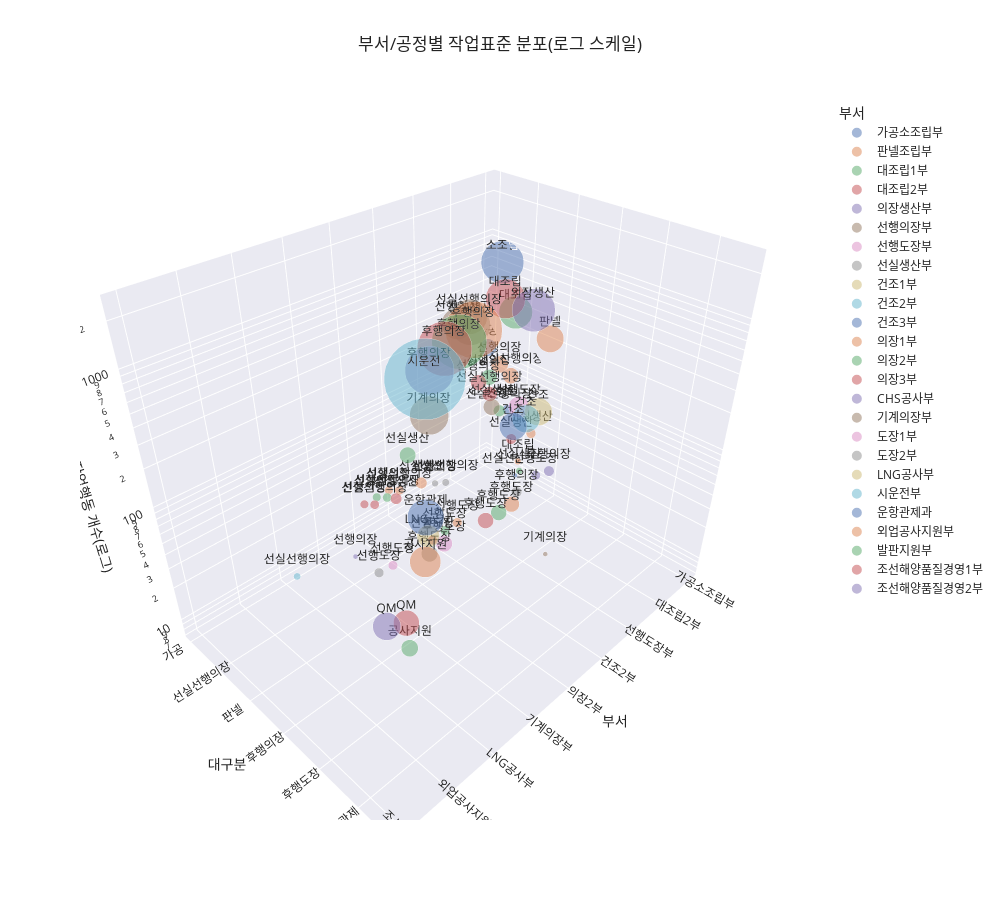

Here is the notebook cell this chart was saved with:
### Code cell
fig = px.scatter_3d(
    data_frame=dff4,
    x='부서',
    y='대구분',
    z='WORK_ACT',
    color="부서",
#     color_discrete_sequence=['magenta', 'green'],
    # color_discrete_map={'Europe': 'black', 'Africa': 'yellow'},
    opacity=0.5,              # opacity values range from 0 to 1
#     symbol='대구분',            # symbol used for bubble
    symbol_map={"기능": "square-open"},
    size='WORK_ACT',       # size of bubble
    text='대구분',
    size_max=80,              # set the maximum mark size when using size
    log_z=True,  # you can also set log_y and log_z as a log scale
#     range_z=[9,13],           # you can also set range of range_y and range_x
    template='seaborn',         # 'ggplot2', 'seaborn', 'simple_white', 'plotly',
                                # 'plotly_white', 'plotly_dark', 'presentation',
                                # 'xgridoff', 'ygridoff', 'gridon', 'none'
    title='부서/공정별 작업표준 분포(로그 스케일)',
    labels={'WORK_ACT': '작업행동 개수(로그)'},
    hover_data={'부서': False},
    # hover_data={'Continent': False, 'GDP per capita': ':.1f'},
    hover_name='부서',        # values appear in bold in the hover tooltip
    height=900,                 # height of graph in pixels
    width=1000,
    # animation_frame='Year',   # assign marks to animation frames
#     range_x=[-5,30],
#     range_z=[0,250],
#     range_y=[0,30]

)

# fig.update_traces(showlegend=False, selector=dict(type='scatter3d'))
fig.update_traces(legendgroup="", selector=dict(type='scatter3d'))
fig.update_traces(marker_symbol="circle", selector=dict(type='scatter3d'))
##( "circle" | "circle-open" | "square" | "square-open" | "diamond" | "diamond-open" | "cross" | "x" )

pio.show(fig)
title="부서_공정별 작업표준 분포(로그 스케일)"
fig.write_html("./results/{}.html".format(title))

### Figure 1 — Plotly figure (JSON) as saved in the notebook; plotly's stock layout.template omitted (floating-point values rounded to 4 significant figures)
{"data": [{"customdata": [["가공소조립부"], ["가공소조립부"], ["가공소조립부"], ["가공소조립부"]], "hovertemplate": "<b>%{hovertext}</b><br><br>대구분=%{text}<br>작업행동 개수(로그)=%{marker.size}<extra></extra>", "hovertext": ["가공소조립부", "가공소조립부", "가공소조립부", "가공소조립부"], "legendgroup": "", "marker": {"color": "rgb(76,114,176)", "opacity": 0.5, "size": [107, 650, 34, 8], "sizemode": "area", "sizeref": 0.3731, "symbol": "circle"}, "mode": "markers+text", "name": "가공소조립부", "scene": "scene", "showlegend": true, "text": ["가공", "소조립", "선행의장", "선실선행의장"], "type": "scatter3d", "x": ["가공소조립부", "가공소조립부", "가공소조립부", "가공소조립부"], "y": ["가공", "소조립", "선행의장", "선실선행의장"], "z": [107, 650, 34, 8]}, {"customdata": [["판넬조립부"], ["판넬조립부"], ["판넬조립부"], ["판넬조립부"], ["판넬조립부"]], "hovertemplate": "<b>%{hovertext}</b><br><br>대구분=%{text}<br>작업행동 개수(로그)=%{marker.size}<extra></extra>", "hovertext": ["판넬조립부", "판넬조립부", "판넬조립부", "판넬조립부", "판넬조립부"], "legendgroup": "", "marker": {"color": "rgb(221,132,82)", "opacity": 0.5, "size": [15, 103, 91, 33, 265], "sizemode": "area", "sizeref": 0.3731, "symbol": "circle"}, "mode": "markers+text", "name": "판넬조립부", "scene": "scene", "showlegend": true, "text": ["대조립", "선행의장", "선실선행의장", "선실생산", "판넬"], "type": "scatter3d", "x": ["판넬조립부", "판넬조립부", "판넬조립부", "판넬조립부", "판넬조립부"], "y": ["대조립", "선행의장", "선실선행의장", "선실생산", "판넬"], "z": [15, 103, 91, 33, 265]}, {"customdata": [["대조립1부"], ["대조립1부"], ["대조립1부"], ["대조립1부"]], "hovertemplate": "<b>%{hovertext}</b><br><br>대구분=%{text}<br>작업행동 개수(로그)=%{marker.size}<extra></extra>", "hovertext": ["대조립1부", "대조립1부", "대조립1부", "대조립1부"], "legendgroup": "", "marker": {"color": "rgb(85,168,104)", "opacity": 0.5, "size": [398, 88, 48, 16], "sizemode": "area", "sizeref": 0.3731, "symbol": "circle"}, "mode": "markers+text", "name": "대조립1부", "scene": "scene", "showlegend": true, "text": ["대조립", "선행의장", "선실선행의장", "선실생산"], "type": "scatter3d", "x": ["대조립1부", "대조립1부", "대조립1부", "대조립1부"], "y": ["대조립", "선행의장", "선실선행의장", "선실생산"], "z": [398, 88, 48, 16]}, {"customdata": [["대조립2부"], ["대조립2부"], ["대조립2부"], ["대조립2부"]], "hovertemplate": "<b>%{hovertext}</b><br><br>대구분=%{text}<br>작업행동 개수(로그)=%{marker.size}<extra></extra>", "hovertext": ["대조립2부", "대조립2부", "대조립2부", "대조립2부"], "legendgroup": "", "marker": {"color": "rgb(196,78,82)", "opacity": 0.5, "size": [559, 88, 78, 38], "sizemode": "area", "sizeref": 0.3731, "symbol": "circle"}, "mode": "markers+text", "name": "대조립2부", "scene": "scene", "showlegend": true, "text": ["대조립", "선행의장", "선실선행의장", "선실생산"], "type": "scatter3d", "x": ["대조립2부", "대조립2부", "대조립2부", "대조립2부"], "y": ["대조립", "선행의장", "선실선행의장", "선실생산"], "z": [559, 88, 78, 38]}, {"customdata": [["의장생산부"], ["의장생산부"], ["의장생산부"]], "hovertemplate": "<b>%{hovertext}</b><br><br>대구분=%{text}<br>작업행동 개수(로그)=%{marker.size}<extra></extra>", "hovertext": ["의장생산부", "의장생산부", "의장생산부"], "legendgroup": "", "marker": {"color": "rgb(129,114,179)", "opacity": 0.5, "size": [665, 30, 38], "sizemode": "area", "sizeref": 0.3731, "symbol": "circle"}, "mode": "markers+text", "name": "의장생산부", "scene": "scene", "showlegend": true, "text": ["의장생산", "선행도장", "후행의장"], "type": "scatter3d", "x": ["의장생산부", "의장생산부", "의장생산부"], "y": ["의장생산", "선행도장", "후행의장"], "z": [665, 30, 38]}, {"customdata": [["선행의장부"], ["선행의장부"], ["선행의장부"], ["선행의장부"]], "hovertemplate": "<b>%{hovertext}</b><br><br>대구분=%{text}<br>작업행동 개수(로그)=%{marker.size}<extra></extra>", "hovertext": ["선행의장부", "선행의장부", "선행의장부", "선행의장부"], "legendgroup": "", "marker": {"color": "rgb(147,120,96)", "opacity": 0.5, "size": [353, 443, 97, 8], "sizemode": "area", "sizeref": 0.3731, "symbol": "circle"}, "mode": "markers+text", "name": "선행의장부", "scene": "scene", "showlegend": true, "text": ["선행의장", "선실선행의장", "선실생산", "기계의장"], "type": "scatter3d", "x": ["선행의장부", "선행의장부", "선행의장부", "선행의장부"], "y": ["선행의장", "선실선행의장", "선실생산", "기계의장"], "z": [353, 443, 97, 8]}, {"customdata": [["선행도장부"]], "hovertemplate": "<b>%{hovertext}</b><br><br>대구분=%{text}<br>작업행동 개수(로그)=%{marker.size}<extra></extra>", "hovertext": ["선행도장부"], "legendgroup": "", "marker": {"color": "rgb(218,139,195)", "opacity": 0.5, "size": [159], "sizemode": "area", "sizeref": 0.3731, "symbol": "circle"}, "mode": "markers+text", "name": "선행도장부", "scene": "scene", "showlegend": true, "text": ["선행도장"], "type": "scatter3d", "x": ["선행도장부"], "y": ["선행도장"], "z": [159]}, {"customdata": [["선실생산부"], ["선실생산부"], ["선실생산부"], ["선실생산부"]], "hovertemplate": "<b>%{hovertext}</b><br><br>대구분=%{text}<br>작업행동 개수(로그)=%{marker.size}<extra></extra>", "hovertext": ["선실생산부", "선실생산부", "선실생산부", "선실생산부"], "legendgroup": "", "marker": {"color": "rgb(140,140,140)", "opacity": 0.5, "size": [16, 19, 562, 38], "sizemode": "area", "sizeref": 0.3731, "symbol": "circle"}, "mode": "markers+text", "name": "선실생산부", "scene": "scene", "showlegend": true, "text": ["선행의장", "선실선행의장", "선실생산", "후행의장"], "type": "scatter3d", "x": ["선실생산부", "선실생산부", "선실생산부", "선실생산부"], "y": ["선행의장", "선실선행의장", "선실생산", "후행의장"], "z": [16, 19, 562, 38]}, {"customdata": [["건조1부"]], "hovertemplate": "<b>%{hovertext}</b><br><br>대구분=%{text}<br>작업행동 개수(로그)=%{marker.size}<extra></extra>", "hovertext": ["건조1부"], "legendgroup": "", "marker": {"color": "rgb(204,185,116)", "opacity": 0.5, "size": [271], "sizemode": "area", "sizeref": 0.3731, "symbol": "circle"}, "mode": "markers+text", "name": "건조1부", "scene": "scene", "showlegend": true, "text": ["건조"], "type": "scatter3d", "x": ["건조1부"], "y": ["건조"], "z": [271]}, {"customdata": [["건조2부"]], "hovertemplate": "<b>%{hovertext}</b><br><br>대구분=%{text}<br>작업행동 개수(로그)=%{marker.size}<extra></extra>", "hovertext": ["건조2부"], "legendgroup": "", "marker": {"color": "rgb(100,181,205)", "opacity": 0.5, "size": [272], "sizemode": "area", "sizeref": 0.3731, "symbol": "circle"}, "mode": "markers+text", "name": "건조2부", "scene": "scene", "showlegend": true, "text": ["건조"], "type": "scatter3d", "x": ["건조2부"], "y": ["건조"], "z": [272]}, {"customdata": [["건조3부"]], "hovertemplate": "<b>%{hovertext}</b><br><br>대구분=%{text}<br>작업행동 개수(로그)=%{marker.size}<extra></extra>", "hovertext": ["건조3부"], "legendgroup": "", "marker": {"color": "rgb(76,114,176)", "opacity": 0.5, "size": [271], "sizemode": "area", "sizeref": 0.3731, "symbol": "circle"}, "mode": "markers+text", "name": "건조3부", "scene": "scene", "showlegend": true, "text": ["건조"], "type": "scatter3d", "x": ["건조3부"], "y": ["건조"], "z": [271]}, {"customdata": [["의장1부"], ["의장1부"], ["의장1부"], ["의장1부"], ["의장1부"], ["의장1부"]], "hovertemplate": "<b>%{hovertext}</b><br><br>대구분=%{text}<br>작업행동 개수(로그)=%{marker.size}<extra></extra>", "hovertext": ["의장1부", "의장1부", "의장1부", "의장1부", "의장1부", "의장1부"], "legendgroup": "", "marker": {"color": "rgb(221,132,82)", "opacity": 0.5, "size": [25, 29, 32, 46, 1167, 88], "sizemode": "area", "sizeref": 0.3731, "symbol": "circle"}, "mode": "markers+text", "name": "의장1부", "scene": "scene", "showlegend": true, "text": ["선행의장", "선실선행의장", "선행도장", "선실생산", "후행의장", "후행도장"], "type": "scatter3d", "x": ["의장1부", "의장1부", "의장1부", "의장1부", "의장1부", "의장1부"], "y": ["선행의장", "선실선행의장", "선행도장", "선실생산", "후행의장", "후행도장"], "z": [25, 29, 32, 46, 1167, 88]}, {"customdata": [["의장2부"], ["의장2부"], ["의장2부"], ["의장2부"], ["의장2부"], ["의장2부"]], "hovertemplate": "<b>%{hovertext}</b><br><br>대구분=%{text}<br>작업행동 개수(로그)=%{marker.size}<extra></extra>", "hovertext": ["의장2부", "의장2부", "의장2부", "의장2부", "의장2부", "의장2부"], "legendgroup": "", "marker": {"color": "rgb(85,168,104)", "opacity": 0.5, "size": [25, 29, 32, 93, 1078, 88], "sizemode": "area", "sizeref": 0.3731, "symbol": "circle"}, "mode": "markers+text", "name": "의장2부", "scene": "scene", "showlegend": true, "text": ["선행의장", "선실선행의장", "선행도장", "선실생산", "후행의장", "후행도장"], "type": "scatter3d", "x": ["의장2부", "의장2부", "의장2부", "의장2부", "의장2부", "의장2부"], "y": ["선행의장", "선실선행의장", "선행도장", "선실생산", "후행의장", "후행도장"], "z": [25, 29, 32, 93, 1078, 88]}, {"customdata": [["의장3부"], ["의장3부"], ["의장3부"], ["의장3부"], ["의장3부"], ["의장3부"]], "hovertemplate": "<b>%{hovertext}</b><br><br>대구분=%{text}<br>작업행동 개수(로그)=%{marker.size}<extra></extra>", "hovertext": ["의장3부", "의장3부", "의장3부", "의장3부", "의장3부", "의장3부"], "legendgroup": "", "marker": {"color": "rgb(196,78,82)", "opacity": 0.5, "size": [25, 29, 31, 45, 1076, 89], "sizemode": "area", "sizeref": 0.3731, "symbol": "circle"}, "mode": "markers+text", "name": "의장3부", "scene": "scene", "showlegend": true, "text": ["선행의장", "선실선행의장", "선행도장", "선실생산", "후행의장", "후행도장"], "type": "scatter3d", "x": ["의장3부", "의장3부", "의장3부", "의장3부", "의장3부", "의장3부"], "y": ["선행의장", "선실선행의장", "선행도장", "선실생산", "후행의장", "후행도장"], "z": [25, 29, 31, 45, 1076, 89]}, {"customdata": [["CHS공사부"], ["CHS공사부"]], "hovertemplate": "<b>%{hovertext}</b><br><br>대구분=%{text}<br>작업행동 개수(로그)=%{marker.size}<extra></extra>", "hovertext": ["CHS공사부", "CHS공사부"], "legendgroup": "", "marker": {"color": "rgb(129,114,179)", "opacity": 0.5, "size": [9, 859], "sizemode": "area", "sizeref": 0.3731, "symbol": "circle"}, "mode": "markers+text", "name": "CHS공사부", "scene": "scene", "showlegend": true, "text": ["선행의장", "후행의장"], "type": "scatter3d", "x": ["CHS공사부", "CHS공사부"], "y": ["선행의장", "후행의장"], "z": [9, 859]}, {"customdata": [["기계의장부"]], "hovertemplate": "<b>%{hovertext}</b><br><br>대구분=%{text}<br>작업행동 개수(로그)=%{marker.size}<extra></extra>", "hovertext": ["기계의장부"], "legendgroup": "", "marker": {"color": "rgb(147,120,96)", "opacity": 0.5, "size": [543], "sizemode": "area", "sizeref": 0.3731, "symbol": "circle"}, "mode": "markers+text", "name": "기계의장부", "scene": "scene", "showlegend": true, "text": ["기계의장"], "type": "scatter3d", "x": ["기계의장부"], "y": ["기계의장"], "z": [543]}, {"customdata": [["도장1부"], ["도장1부"]], "hovertemplate": "<b>%{hovertext}</b><br><br>대구분=%{text}<br>작업행동 개수(로그)=%{marker.size}<extra></extra>", "hovertext": ["도장1부", "도장1부"], "legendgroup": "", "marker": {"color": "rgb(218,139,195)", "opacity": 0.5, "size": [31, 96], "sizemode": "area", "sizeref": 0.3731, "symbol": "circle"}, "mode": "markers+text", "name": "도장1부", "scene": "scene", "showlegend": true, "text": ["선행도장", "후행도장"], "type": "scatter3d", "x": ["도장1부", "도장1부"], "y": ["선행도장", "후행도장"], "z": [31, 96]}, {"customdata": [["도장2부"], ["도장2부"]], "hovertemplate": "<b>%{hovertext}</b><br><br>대구분=%{text}<br>작업행동 개수(로그)=%{marker.size}<extra></extra>", "hovertext": ["도장2부", "도장2부"], "legendgroup": "", "marker": {"color": "rgb(140,140,140)", "opacity": 0.5, "size": [32, 95], "sizemode": "area", "sizeref": 0.3731, "symbol": "circle"}, "mode": "markers+text", "name": "도장2부", "scene": "scene", "showlegend": true, "text": ["선행도장", "후행도장"], "type": "scatter3d", "x": ["도장2부", "도장2부"], "y": ["선행도장", "후행도장"], "z": [32, 95]}, {"customdata": [["LNG공사부"]], "hovertemplate": "<b>%{hovertext}</b><br><br>대구분=%{text}<br>작업행동 개수(로그)=%{marker.size}<extra></extra>", "hovertext": ["LNG공사부"], "legendgroup": "", "marker": {"color": "rgb(204,185,116)", "opacity": 0.5, "size": [182], "sizemode": "area", "sizeref": 0.3731, "symbol": "circle"}, "mode": "markers+text", "name": "LNG공사부", "scene": "scene", "showlegend": true, "text": ["LNG공사"], "type": "scatter3d", "x": ["LNG공사부"], "y": ["LNG공사"], "z": [182]}, {"customdata": [["시운전부"], ["시운전부"]], "hovertemplate": "<b>%{hovertext}</b><br><br>대구분=%{text}<br>작업행동 개수(로그)=%{marker.size}<extra></extra>", "hovertext": ["시운전부", "시운전부"], "legendgroup": "", "marker": {"color": "rgb(100,181,205)", "opacity": 0.5, "size": [17, 2388], "sizemode": "area", "sizeref": 0.3731, "symbol": "circle"}, "mode": "markers+text", "name": "시운전부", "scene": "scene", "showlegend": true, "text": ["선실선행의장", "시운전"], "type": "scatter3d", "x": ["시운전부", "시운전부"], "y": ["선실선행의장", "시운전"], "z": [17, 2388]}, {"customdata": [["운항관제과"]], "hovertemplate": "<b>%{hovertext}</b><br><br>대구분=%{text}<br>작업행동 개수(로그)=%{marker.size}<extra></extra>", "hovertext": ["운항관제과"], "legendgroup": "", "marker": {"color": "rgb(76,114,176)", "opacity": 0.5, "size": [477], "sizemode": "area", "sizeref": 0.3731, "symbol": "circle"}, "mode": "markers+text", "name": "운항관제과", "scene": "scene", "showlegend": true, "text": ["운항관제"], "type": "scatter3d", "x": ["운항관제과"], "y": ["운항관제"], "z": [477]}, {"customdata": [["외업공사지원부"]], "hovertemplate": "<b>%{hovertext}</b><br><br>대구분=%{text}<br>작업행동 개수(로그)=%{marker.size}<extra></extra>", "hovertext": ["외업공사지원부"], "legendgroup": "", "marker": {"color": "rgb(221,132,82)", "opacity": 0.5, "size": [344], "sizemode": "area", "sizeref": 0.3731, "symbol": "circle"}, "mode": "markers+text", "name": "외업공사지원부", "scene": "scene", "showlegend": true, "text": ["공사지원"], "type": "scatter3d", "x": ["외업공사지원부"], "y": ["공사지원"], "z": [344]}, {"customdata": [["발판지원부"]], "hovertemplate": "<b>%{hovertext}</b><br><br>대구분=%{text}<br>작업행동 개수(로그)=%{marker.size}<extra></extra>", "hovertext": ["발판지원부"], "legendgroup": "", "marker": {"color": "rgb(85,168,104)", "opacity": 0.5, "size": [103], "sizemode": "area", "sizeref": 0.3731, "symbol": "circle"}, "mode": "markers+text", "name": "발판지원부", "scene": "scene", "showlegend": true, "text": ["공사지원"], "type": "scatter3d", "x": ["발판지원부"], "y": ["공사지원"], "z": [103]}, {"customdata": [["조선해양품질경영1부"]], "hovertemplate": "<b>%{hovertext}</b><br><br>대구분=%{text}<br>작업행동 개수(로그)=%{marker.size}<extra></extra>", "hovertext": ["조선해양품질경영1부"], "legendgroup": "", "marker": {"color": "rgb(196,78,82)", "opacity": 0.5, "size": [238], "sizemode": "area", "sizeref": 0.3731, "symbol": "circle"}, "mode": "markers+text", "name": "조선해양품질경영1부", "scene": "scene", "showlegend": true, "text": ["QM"], "type": "scatter3d", "x": ["조선해양품질경영1부"], "y": ["QM"], "z": [238]}, {"customdata": [["조선해양품질경영2부"]], "hovertemplate": "<b>%{hovertext}</b><br><br>대구분=%{text}<br>작업행동 개수(로그)=%{marker.size}<extra></extra>", "hovertext": ["조선해양품질경영2부"], "legendgroup": "", "marker": {"color": "rgb(129,114,179)", "opacity": 0.5, "size": [278], "sizemode": "area", "sizeref": 0.3731, "symbol": "circle"}, "mode": "markers+text", "name": "조선해양품질경영2부", "scene": "scene", "showlegend": true, "text": ["QM"], "type": "scatter3d", "x": ["조선해양품질경영2부"], "y": ["QM"], "z": [278]}], "layout": {"height": 900, "legend": {"itemsizing": "constant", "title": {"text": "부서"}, "tracegroupgap": 0}, "scene": {"domain": {"x": [0, 1], "y": [0, 1]}, "xaxis": {"categoryarray": ["가공소조립부", "판넬조립부", "대조립1부", "대조립2부", "의장생산부", "선행의장부", "선행도장부", "선실생산부", "건조1부", "건조2부", "건조3부", "의장1부", "의장2부", "의장3부", "CHS공사부", "기계의장부", "도장1부", "도장2부", "LNG공사부", "시운전부", "운항관제과", "외업공사지원부", "발판지원부", "조선해양품질경영1부", "조선해양품질경영2부"], "categoryorder": "array", "title": {"text": "부서"}}, "yaxis": {"title": {"text": "대구분"}}, "zaxis": {"title": {"text": "작업행동 개수(로그)"}, "type": "log"}}, "title": {"text": "부서/공정별 작업표준 분포(로그 스케일)"}, "width": 1000}}
